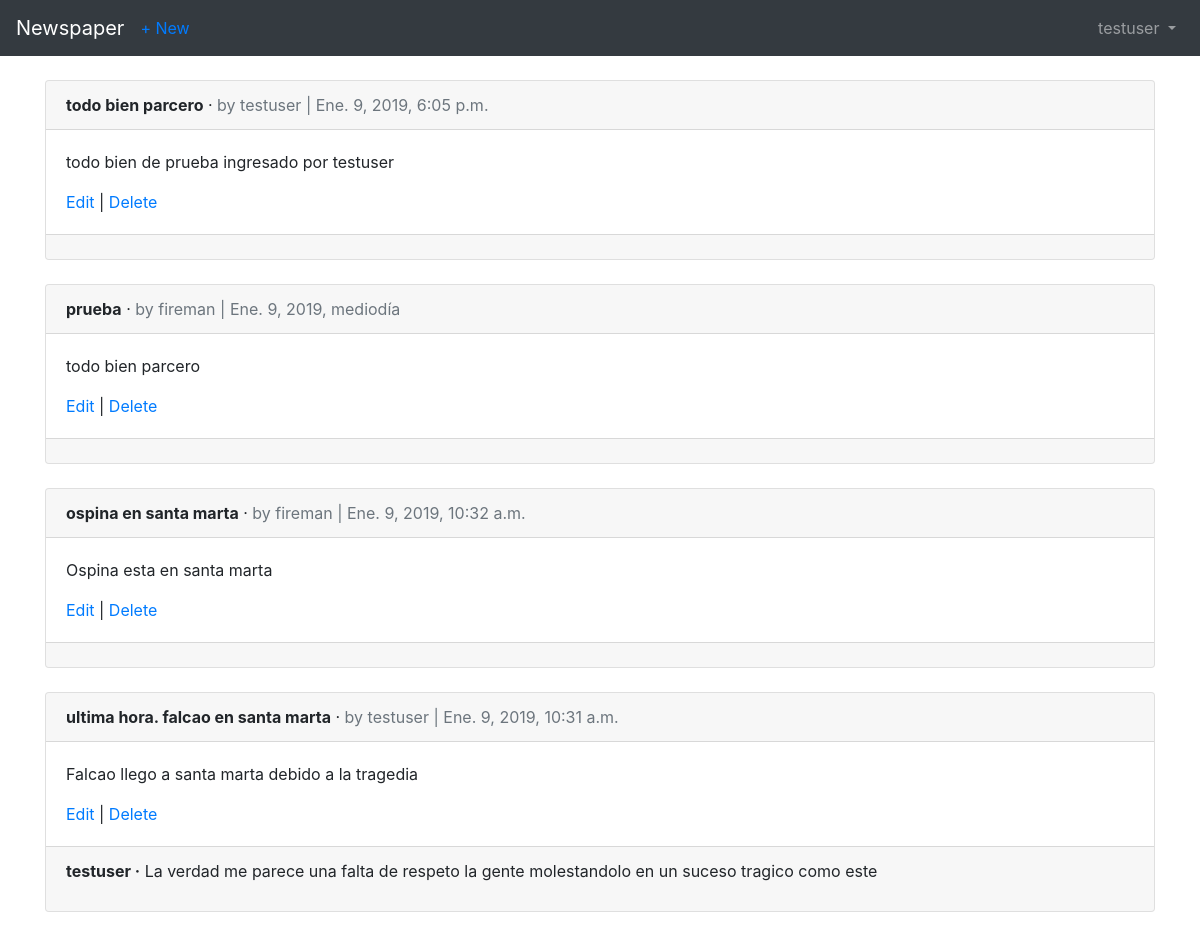
Screenshot of /articles/ (signed in) with the database file from the repository.
### users/models.py (models this page shows)
class CustomUser(AbstractUser):
    age = models.PositiveIntegerField(null=True, blank=True)
    picture = models.ImageField(upload_to='media/',null=True, blank=True)

### articles/models.py (models this page shows, shortened)
class Article(models.Model):
    title = models.CharField(max_length=255)
    body = models.TextField()
    date = models.DateTimeField(auto_now_add=True)
    author = models.ForeignKey(get_user_model(), on_delete=models.CASCADE)

class Comment(models.Model):
    article = models.ForeignKey(Article, on_delete = models.CASCADE, related_name='comments')
    comment = models.CharField(max_length=140)
    author = models.ForeignKey(get_user_model(), on_delete=models.CASCADE)
    def __str__(self):
        return self.comment

### articles/views.py (the view)
# urls.py: path('', ArticleListView.as_view(), name='article_list'),
class ArticleListView(LoginRequiredMixin, ListView):
    model = Article
    template_name ='articles/article_list.html'
    ordering = ['-date']
    login_url = 'login'

### articles/templates/articles/article_list.html (shortened to what this page needs)
{% extends 'base.html' %}
{% block content %}
    {% for article in object_list %}
        <div class="card">
            <div class="card-header">
                <span class="font-weight-bold">{{ article.title }}</span> &middot;
                <span class="text-muted">by {{ article.author }} |
                {{ article.date }}</span>
            </div>
            <div class="card-body">
                <p>{{ article.body }}</p>
                <a href="{% url 'article_edit' article.pk %}">Edit</a> |
                <a href="{% url 'article_delete' article.pk %}">Delete</a>
            </div>
            <div class="card-footer">
                {% for comment in article.comments.all %}
                    <p>
                        <span class="font-weight-bold">{{ comment.author }} &middot;</span>
                        {{ comment }}
                    </p>
                {% endfor %}
            </div>
        </div>
       <br />
    {% endfor %}
{% endblock content %}

### templates/base.html (shortened to what this page needs)
<!DOCTYPE html>
<html lang="es">
<head>
    <link rel="stylesheet" href="https://stackpath.bootstrapcdn.com/bootstrap/4.2.1/css/bootstrap.min.css">
</head>
<body>
        <nav class="navbar navbar-expand-md navbar-dark bg-dark mb-4">
                <a class="navbar-brand" href="{% url 'home' %}">Newspaper</a>
                {% if user.is_authenticated %}
                <ul class="navbar-nav mr-auto">
                    <li class="nav-item"><a href="{% url 'article_new' %}">+ New</a></li>
                </ul>
                {% endif %}
                <div class="collapse navbar-collapse" id="navbarCollapse">
                        {% if user.is_authenticated %}
                            <ul class="navbar-nav ml-auto">
                                <li class="nav-item">
                                    <a class="nav-link dropdown-toggle" href="#" id="userMenu"
                                        data-toggle="dropdown" aria-haspopup="true"
                                        aria-expanded="false">
                                        {{ user.username }}
                                    </a>
                                </li>
                            </ul>
                        {% else %}
                            <form class="form-inline ml-auto">
                                <a href="{% url 'login' %}" class="btn btn-outline-secondary"> Entrar</a>
                                <a href="{% url 'signup' %}" class="btn btn-primary ml-2"> Registrarme</a>
                            </form>
                        {% endif %}
                </div>
        </nav>
        <div class="container">
                {% block content %}
                {% endblock content %}
         </div>
</body>
</html>

### rows the page displays
CustomUser: username "testuser"
Article: title "todo bien parcero", author "testuser", date "Ene. 9, 2019, 6:05 p.m.", body "todo bien de prueba ingresado por testuser"
Article: title "prueba", author "fireman", date "Ene. 9, 2019, mediodía", body "todo bien parcero"
Article: title "ospina en santa marta", author "fireman", date "Ene. 9, 2019, 10:32 a.m.", body "Ospina esta en santa marta"
Article: title "ultima hora. falcao en santa marta", author "testuser", date "Ene. 9, 2019, 10:31 a.m.", body "Falcao llego a santa marta debido a la tragedia"
Comment: author "testuser", comment "La verdad me parece una falta de respeto la gente molestandolo en un suceso tragico como este"
